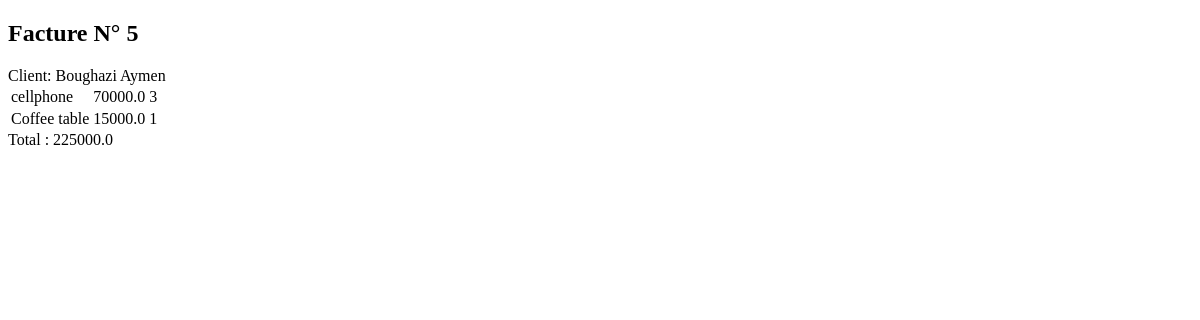
Page /app/facture_detail/5/ (signed in) on the earlier database version.
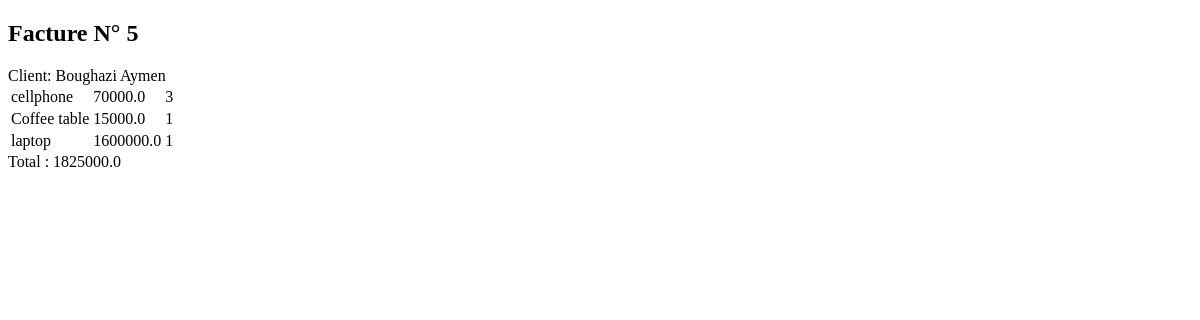
Same page on the later database version.
### app/models.py (models this page shows, shortened)
class LigneFacture(models.Model):
    produit = models.ForeignKey(Produit, on_delete=models.CASCADE, related_name='factures')
    qte = models.IntegerField(default=1)
    facture = models.ForeignKey(Facture, on_delete=models.CASCADE, related_name='lignes')
    class Meta:
        constraints = [
            models.UniqueConstraint(fields=['produit', 'facture'], name="produit-facture")
        ]

class Produit(models.Model):
    photo = models.ImageField(upload_to='media', default='banniere.png')
    designation = models.CharField(max_length=50)
    prix = models.FloatField(default=0)
    fournisseur = models.ForeignKey(Fournisseur, on_delete=models.CASCADE, related_name='produits', default=1)

class Facture(models.Model):
    client = models.ForeignKey(Client, on_delete=models.CASCADE)
    date = models.DateField(default=utils.timezone.now)
    @property
    def calcul_facture_totale(self):
        total = 0
        for ligne in LigneFacture.objects.all():
            if (ligne.facture==self):
                total += (ligne.produit.prix * ligne.qte)
        return total

### app/views.py (the view)
# urls.py: re_path(r'^facture_detail/(?P<pk>\d+)/$', views.facture_detail_view, name='facture_detail'),
@login_required
def facture_detail_view(request, pk):
    facture = get_object_or_404(Facture, id=pk)
    context = {}
    context['facture'] = facture
    return render(request, 'bill/facture_detail.html', context)

### app/models.py (called while the page is built)
    def __str__(self):
        return self.nom + ' ' + self.prenom

### app/templates/bill/facture_detail.html (shortened to what this page needs)
{% load static %}
{% load bootstrap4 %}
<!DOCTYPE HTML>
<html>
  <head>
  </head>
  <body>
  <h2>Facture N° {{ facture.id }}</h2>
  Client: {{ facture.client }}
  <table>
  {% for ligne in facture.lignes.all %}
  	<tr>
  		<td>{{ ligne.produit.designation }}</td>
  		<td>{{ ligne.produit.prix }}</td>
  		<td>{{ ligne.qte }}</td>
  	</tr>
  {% endfor %}
  </table>
  Total : {{facture.calcul_facture_totale}}
  </body>
</html>

Differences in the rows shown:
added LigneFacture: produit.designation "laptop", produit.prix "1600000.0", qte "1"
computed for LigneFacture (number 4 of 4 on the later page): calcul_facture_totale "225000.0" → "1825000.0"
